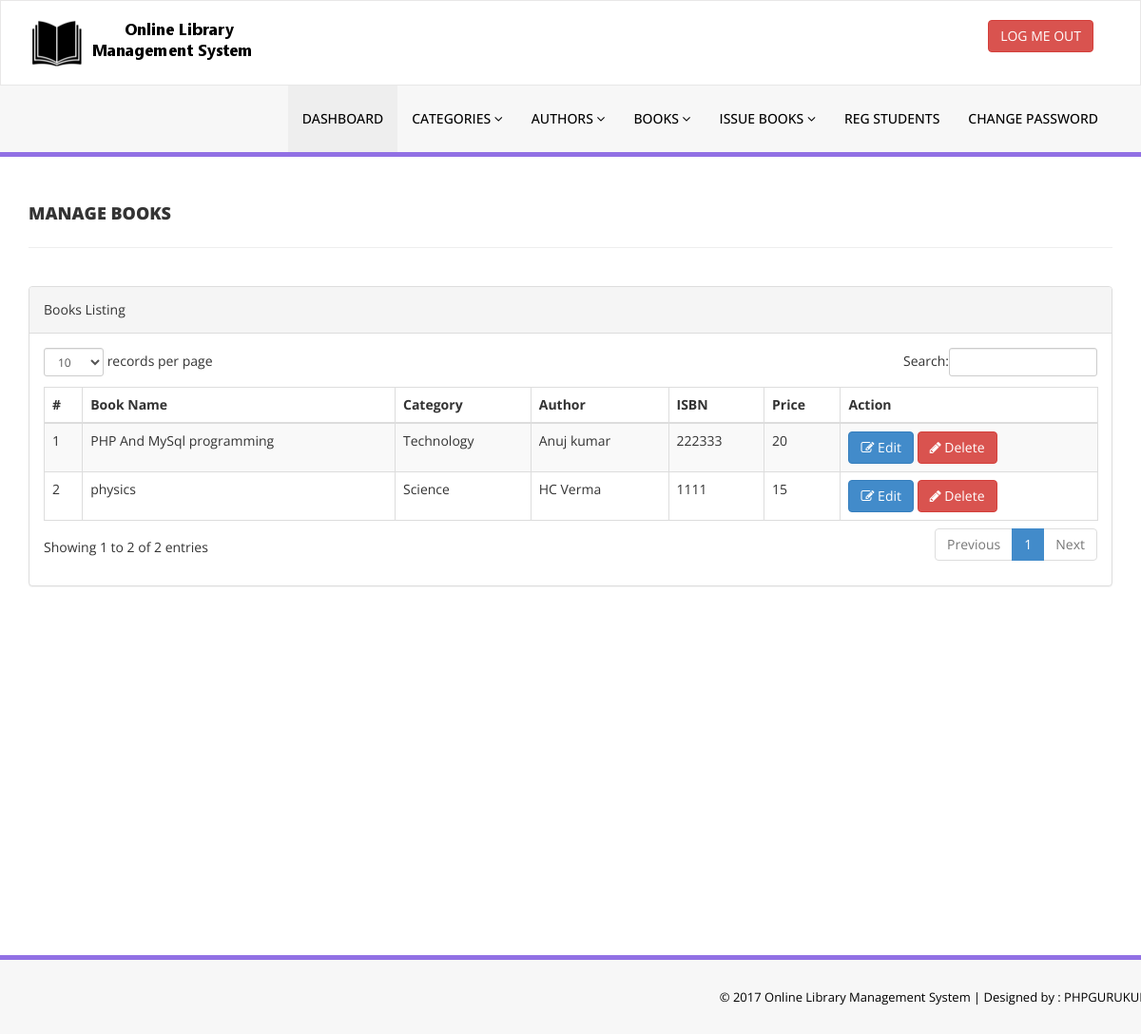
The app's page /library/admin/manage-books.php (signed in) with its own data.
### tables this page shows
CREATE TABLE `tblbooks` (
  `id` int(11) NOT NULL,
  `BookName` varchar(255) DEFAULT NULL,
  `CatId` int(11) DEFAULT NULL,
  `AuthorId` int(11) DEFAULT NULL,
  `ISBNNumber` int(11) DEFAULT NULL,
  `BookPrice` int(11) DEFAULT NULL,
  `RegDate` timestamp NULL DEFAULT CURRENT_TIMESTAMP,
  `UpdationDate` timestamp NULL DEFAULT NULL ON UPDATE CURRENT_TIMESTAMP
);

CREATE TABLE `tblcategory` (
  `id` int(11) NOT NULL,
  `CategoryName` varchar(150) DEFAULT NULL,
  `Status` int(1) DEFAULT NULL,
  `CreationDate` timestamp NULL DEFAULT CURRENT_TIMESTAMP,
  `UpdationDate` timestamp NULL DEFAULT '0000-00-00 00:00:00' ON UPDATE CURRENT_TIMESTAMP
);

CREATE TABLE `tblauthors` (
  `id` int(11) NOT NULL,
  `AuthorName` varchar(159) DEFAULT NULL,
  `creationDate` timestamp NULL DEFAULT CURRENT_TIMESTAMP,
  `UpdationDate` timestamp NULL DEFAULT NULL ON UPDATE CURRENT_TIMESTAMP
);

### library/admin/manage-books.php (the view, shortened to what this page needs)
<?php
include('includes/config.php');
if(strlen($_SESSION['alogin'])==0)
    {
header('location:index.php');
}
else{
    ?>
<!DOCTYPE html>
<html xmlns="http://www.w3.org/1999/xhtml">
<head>
    <link href="assets/css/bootstrap.css" rel="stylesheet" />
    <link href="assets/css/font-awesome.css" rel="stylesheet" />
    <link href="assets/js/dataTables/dataTables.bootstrap.css" rel="stylesheet" />
    <link href="assets/css/style.css" rel="stylesheet" />
</head>
<body>
<?php include('includes/header.php');?>
    <div class="content-wrapper">
         <div class="container">
        <div class="row pad-botm">
            <div class="col-md-12">
                <h4 class="header-line">Manage Books</h4>
    </div>
     <div class="row">
</div>
        </div>
            <div class="row">
                <div class="col-md-12">
                    <div class="panel panel-default">
                        <div class="panel-heading">
                           Books Listing
                        </div>
                        <div class="panel-body">
                            <div class="table-responsive">
                                <table class="table table-striped table-bordered table-hover" id="dataTables-example">
                                    <thead>
                                        <tr>
                                            <th>#</th>
                                            <th>Book Name</th>
                                            <th>Category</th>
                                            <th>Author</th>
                                            <th>ISBN</th>
                                            <th>Price</th>
                                            <th>Action</th>
                                        </tr>
                                    </thead>
                                    <tbody>
<?php $sql = "SELECT tblbooks.BookName,tblcategory.CategoryName,tblauthors.AuthorName,tblbooks.ISBNNumber,tblbooks.BookPrice,tblbooks.id as bookid from  tblbooks join tblcategory on tblcategory.id=tblbooks.CatId join tblauthors on tblauthors.id=tblbooks.AuthorId";
$query = $dbh -> prepare($sql);
$query->execute();
$results=$query->fetchAll(PDO::FETCH_OBJ);
$cnt=1;
if($query->rowCount() > 0)
{
foreach($results as $result)
{               ?>
                                        <tr class="odd gradeX">
                                            <td class="center"><?php echo htmlentities($cnt);?></td>
                                            <td class="center"><?php echo htmlentities($result->BookName);?></td>
                                            <td class="center"><?php echo htmlentities($result->CategoryName);?></td>
                                            <td class="center"><?php echo htmlentities($result->AuthorName);?></td>
                                            <td class="center"><?php echo htmlentities($result->ISBNNumber);?></td>
                                            <td class="center"><?php echo htmlentities($result->BookPrice);?></td>
                                            <td class="center">
                                            <a href="edit-book.php?bookid=<?php echo htmlentities($result->bookid);?>"><button class="btn btn-primary"><i class="fa fa-edit "></i> Edit</button>
                                          <a href="manage-books.php?del=<?php echo htmlentities($result->bookid);?>" onclick="return confirm('Are you sure you want to delete?');"" >  <button class="btn btn-danger"><i class="fa fa-pencil"></i> Delete</button>
                                            </td>
                                        </tr>
 <?php $cnt=$cnt+1;}} ?>
                                    </tbody>
                                </table>
                            </div>
                        </div>
                    </div>
                </div>
            </div>
    </div>
    </div>
  <?php include('includes/footer.php');?>
</body>
</html>
<?php } ?>

### library/admin/assets/css/style.css (style rules this page uses)
.content-wrapper { margin-top: 40px; min-height:800px; padding-bottom:90px; }
.header-line { font-weight:900; padding-bottom:25px; border-bottom:1px solid #eeeeee; text-transform:uppercase; }
.pad-botm { padding-bottom:30px; }

### records on screen
tblbooks: BookName "PHP And MySql programming", tblcategory.CategoryName "Technology", AuthorId.AuthorName "Anuj kumar", ISBNNumber "222333", BookPrice "20"
tblbooks: BookName "physics", tblcategory.CategoryName "Science", AuthorId.AuthorName "HC Verma", ISBNNumber "1111", BookPrice "15"
